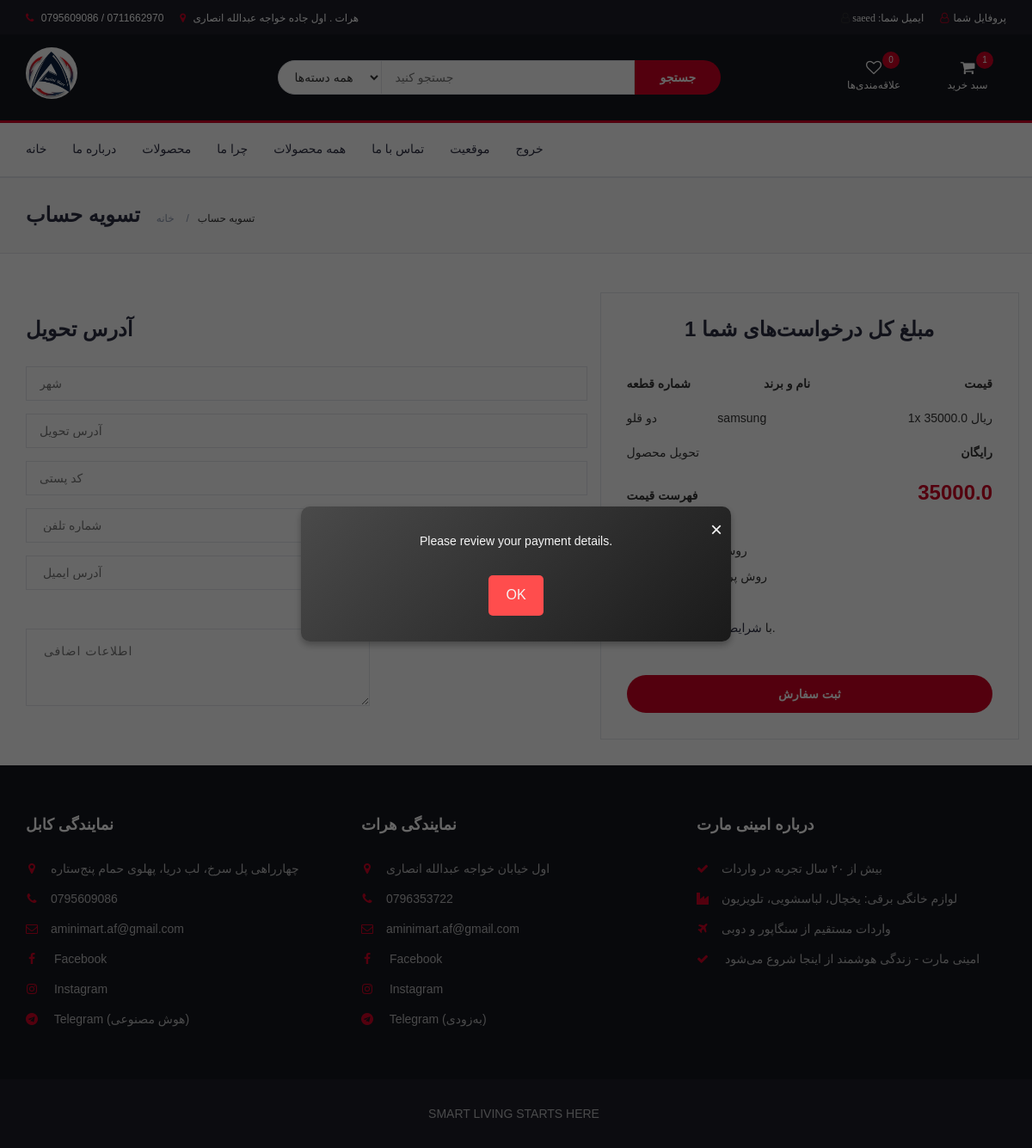
Page /checkout/ (signed in) on the committed database.
### aminicar/models.py (models this page shows, shortened)
class Account(AbstractBaseUser):
    email = models.EmailField(max_length=60, unique=True)
    username = models.CharField(max_length=30, unique=True)
    date_joined = models.DateTimeField(auto_now_add=True)
    last_login = models.DateTimeField(auto_now=True)
    is_admin = models.BooleanField(default=False)
    is_active = models.BooleanField(default=True)
    is_staff = models.BooleanField(default=False)
    is_superuser = models.BooleanField(default=False)
    profile_image = models.ImageField(max_length=255, upload_to=get_profile_image_filepath, null=True, blank=True, default=get_default_profile_image)
    hide_email = models.BooleanField(default=True)
    USERNAME_FIELD = 'email'
    REQUIRED_FIELDS = ['username']
    objects = MyAccountManager()
    def __str__(self):
        return self.username

### product/models.py (models this page shows, shortened)
class Cart(models.Model):
    user = models.ForeignKey(Account, on_delete=models.CASCADE)
    product = models.ForeignKey(Product, on_delete=models.CASCADE)
    quantity = models.IntegerField(default=0)
    created_at = models.DateTimeField(auto_now_add=True)

class Product(models.Model):
    title = models.CharField(max_length=150, unique=True)
    slug = models.SlugField(max_length=200, unique=True)
    name= models.CharField(max_length=200, null=True)
    description = models.TextField(blank=True, null=True)
    port = models.CharField(max_length=150, null=False, unique=True)
    size = models.CharField(max_length=100, null=True, blank=True, verbose_name="سایز / اندازه")
    price = models.FloatField(blank=True, null=True)
    quantity = models.IntegerField(null=False, blank=False)
    mark = models.CharField(max_length=150, null=False)
    category = models.ForeignKey(Category, on_delete=models.CASCADE)
    image = models.ImageField(upload_to=get_product_image_filepath, default=get_default_product_image, blank=True, null=True)
    image1 = models.ImageField(upload_to=get_product_image_filepath, default=get_default_product_image, blank=True, null=True)
    image2 = models.ImageField(upload_to=get_product_image_filepath, default=get_default_product_image, blank=True, null=True)
    image3 = models.ImageField(upload_to=get_product_image_filepath, default=get_default_product_image, blank=True, null=True)
    image4 = models.ImageField(upload_to=get_product_image_filepath, default=get_default_product_image, blank=True, null=True)

### product/views.py (the view)
# urls.py: path('checkout/', checkout, name='checkout'),
def checkout(request):
    if not request.user.is_authenticated:
        messages.error(request, 'Please sign in to your account first.')
        return redirect('login')  # یا صفحه‌ای که کاربر را به ورود هدایت کند
    context = {}
    cart_items = Cart.objects.filter(user=request.user)
    if not cart_items.exists():
        messages.warning(request, 'Your basket is empty. Please add a product to your basket.')
        return redirect('cart')  # یا هر صفحه‌ای که محصولات را نمایش می‌دهد
    context['cart_items'] = cart_items
    context['cart_total'] = cart_items.count()
    cart_total=0
    total_price = 0
    for item in cart_items:
        total_price += item.product.price * item.quantity  # جمع کل قیمت محصولات با تعداد
        cart_total +=item.quantity
    context['total_price'] = total_price
    context['cart_total'] = cart_total
    messages.info(request, 'Please review your payment details.')
    return render(request, 'aminicar/main/checkout.html', context)

### product/context_processors.py (called while the page is built)
def cart_context(request):
    cart_items = []
    cart_total = 0
    total_price = 0
    if request.user.is_authenticated:
        cart_items = Cart.objects.filter(user=request.user)
        cart_total = sum(item.quantity for item in cart_items)
        total_price = sum(item.product.price * item.quantity for item in cart_items)
    return {
        'cart_items': cart_items,
        'cart_total': cart_total,
        'total_price': total_price
    }

### templates/aminicar/main/checkout.html (shortened to what this page needs)
{% extends 'aminicar/main/base.html' %}
{% load static %}
{% block content %}
		<div id="breadcrumb" class="section">
			<div class="container">
				<div class="row">
					<div class="col-md-12">
						<h3 class="breadcrumb-header">تسویه حساب</h3>
						<ul class="breadcrumb-tree">
							<li><a href="#">خانه</a></li>
							<li class="active">تسویه حساب</li>
						</ul>
					</div>
				</div>
			</div>
		</div>
		<div class="section">
			<div class="container">
				<div class="row">
					<div class="col-md-7">
						<div class="billing-details">
							<div class="section-title">
								<h3 class="title">آدرس تحویل</h3>
							</div>
							<div class="form-group">
								<input class="input" type="text" name="city" placeholder="شهر">
							</div>
							<div class="form-group">
								<input class="input" type="text" name="address" placeholder="آدرس تحویل"">
							</div>
							<div class="form-group">
  <input class="input" type="text" name="post-code" placeholder="کد پستی">
							</div>
							<div class="form-group">
								<input class="input" type="tel" name="tel" placeholder=" شماره تلفن">
							</div>
							<div class="form-group">
								<input class="input" type="email" name="email" placeholder=" آدرس ایمیل">
							</div>
						</div>
						<div class="order-notes">
							<textarea class="input" placeholder=" اطلاعات اضافی "></textarea>
						</div>
					</div>
					<div class="col-md-5 order-details">
						<div class="section-title text-center">
						<h3 class="title">مبلغ کل درخواست‌های شما {{ cart_total }}</h3>
						</div>
						<div class="order-summary">
							<div class="order-col">
								<div><strong>شماره قطعه</strong></div>
<div><strong>نام و برند</strong></div>
<div><strong>قیمت</strong></div>
							</div>
							{% for item in cart_items %}
							<div class="order-products">
								<div class="order-col">
									<div>{{ item.product.title }}</div>
									<div>{{ item.product.mark }}</div>
									<div>{{ item.quantity }}x ریال {{ item.product.price }}</div>
								</div>
							</div>
							{%endfor%}
							<div class="order-col">
						<div>تحویل محصول</div>
<div><strong>رایگان</strong></div>
							</div>
							<div class="order-col">
								<div><strong>فهرست قیمت</strong></div>
								<div><strong class="order-total">{{total_price}}</strong></div>
							</div>
						</div>
						<div class="payment-method">
							<div class="input-radio">
								<label for="payment-1">
									<span></span>
									روش پرداخت: پی‌پال
								</label>
							</div>
							<div class="input-radio">
								<label for="payment-3">
									<span></span>
								روش پرداخت: کارت ویزا
								</label>
							</div>
						</div>
						<div class="input-checkbox">
							<label for="terms">
								<span></span>
								<p>با <a href="#">شرایط و قوانین</a> موافقم.</p>
							</label>
						</div>
						<a href="#" class="primary-btn order-submit">ثبت سفارش</a>
					</div>
				</div>
			</div>
		</div>
		{% endblock %}

### templates/aminicar/main/base.html (shortened to what this page needs)
{% load static %}
<!DOCTYPE html>
<html lang="fa" >
  <head>
    <link
    type="text/css"
    rel="stylesheet"
    href="{% static '' %}css/popup_contact.css"
    />
    <link
      type="text/css"
      rel="stylesheet"
      href="{% static '' %}css/bootstrap.min.css"
    />
    <link
      type="text/css"
      rel="stylesheet"
      href="{% static '' %}css/slick.css"
    />
    <link
      type="text/css"
      rel="stylesheet"
      href="{% static '' %}css/slick-theme.css"
    />
    <link
      type="text/css"
      rel="stylesheet"
      href="{% static '' %}css/nouislider.min.css"
    />
    <link rel="stylesheet" href="{% static '' %}css/font-awesome.min.css" />
    <link
      type="text/css"
      rel="stylesheet"
      href="{% static '' %}css/style.css"
    />
  </head>
  <body>
    <header>
      <div id="top-header">
        <div class="container">
          <ul class="header-links pull-left">
            <li>
              <a href="#"><i class="fa fa-phone"></i> 0795609086 / 0711662970</a>
            </li>
            <li>
              <a href="#location"
                ><i class="fa fa-map-marker"></i> هرات . اول جاده خواجه عبدالله انصاری </a
              >
            </li>
          </ul>
          <ul class="header-links pull-right">
            {% if messages %}
            <div id="popup" class="popup" style="display: flex;">
                <div class="popup-content">
                    <span class="close-btn" onclick="document.getElementById('popup').style.display='none'">&times;</span>
                    <p id="popup-message">
                        {% for msg in messages %}
                            {{ msg }}
                        {% endfor %}
                    </p>
                    <button id="okBtn" class="ok-btn" onclick="document.getElementById('popup').style.display='none'">OK</button>
                </div>
            </div>
            {% endif %}
            {% if user.is_authenticated %}
            <li class="fa fa-user-o"><a href=""> {{ request.user }} :ایمیل شما</a></li>
            <li>
              <a href="{% url 'aminicar:profile' user_id=request.user.id %}"><i class="fa fa-user-o"></i>پروفایل شما</a>
            </li>
            {% else %}
            <li ><a href="{% url 'aminicar:signup' %}"><i class="fa fa-user-o"></i>ثبت‌نام</a></li>
            <li>
              <a href="{% url 'aminicar:signin' %}"><i class="fa fa-user-o"></i>ورود</a>
            </li>
            {% endif %}
          </ul>
        </div>
      </div>
      <div id="header">
        <div class="container">
          <div class="row">
            <div class="col-md-3">
              <div class="header-logo">
                <a href="#" class="logo">
                  <img src="{% static '' %}./img/aminimartlogo.png" alt="Amini Mart" style="width: 60px; height: 60px; border-radius: 50%; object-fit: cover;" />
                </a>
              </div>
            </div>
            <div class="col-md-6">
              <div class="header-search">
                <form>
                  <select class="input-select">
                    <option value="0">همه دسته‌ها</option>
                  </select>
                  <input class="input" placeholder="جستجو کنید" />
                  <button class="search-btn">جستجو</button>
                </form>
              </div>
            </div>
            <div class="col-md-3 clearfix">
              <div class="header-ctn">
                <div>
                  <a href="#">
                    <i class="fa fa-heart-o"></i> <span>علاقه‌مندی‌ها</span>
                    <div class="qty">0</div>
                  </a>
                </div>
                <div class="dropdown">
                  <a class="dropdown-toggle" data-toggle="dropdown" aria-expanded="true">
                    <i class="fa fa-shopping-cart"></i> <span>سبد خرید</span>
                    <div class="qty">{{ cart_total }}</div>
                  </a>
                </div>
              </div>
            </div>
          </div>
        </div>
      </div>
    </header>
    <nav id="navigation">
      <div class="container">
        <div id="responsive-nav">
          <ul class="main-nav nav navbar-nav">
            <li><a href="{%url 'product:products'%}">خانه</a></li>
            <li><a href="#Company-name">درباره ما</a></li>
            <li><a href="#products">محصولات</a></li>
            <li><a href="#Choose">چرا ما</a></li>
            <li><a href="#all">همه محصولات</a></li>
            <li><a href="#contact">تماس با ما</a></li>
            <li><a href="#location">موقعیت</a></li>
            <li><a href="{%url 'aminicar:logout'%}">خروج</a></li>
          </ul>
        </div>
      </div>
    </nav>
    {% block content %}
    {% endblock %}
    <footer id="footer">
      <div class="section">
        <div class="container">
          <div class="row">
            <div class="col-md-4 col-xs-12">
              <div class="footer">
                <h3 class="footer-title"> نمایندگی کابل</h3>
                <ul class="footer-links">
                  <li><a href="#"><i class="fa fa-map-marker"></i>چهارراهی پل سرخ، لب دریا، پهلوی حمام پنج‌ستاره</a></li>
                  <li><a href="tel:795609086"><i class="fa fa-phone"></i>0795609086</a></li>
                  <li><a href="mailto:aminimart.af@gmail.com"><i class="fa fa-envelope-o"></i>aminimart.af@gmail.com</a></li>
                  <li><a href="https://www.facebook.com/share/12LwVQSC2qD/"><i class="fa fa-facebook"></i> Facebook</a></li>
                  <li><a href="https://www.instagram.com/aminimart_af?igsh=YThtbHd4NzlhcXJu"><i class="fa fa-instagram"></i> Instagram</a></li>
                  <li><a href="#"><i class="fa fa-telegram"></i> Telegram (هوش مصنوعی)</a></li>
                </ul>
              </div>
            </div>
            <div class="col-md-4 col-xs-12">
              <div class="footer">
                <h3 class="footer-title"> نمایندگی هرات</h3>
                <ul class="footer-links">
                  <li><a href="#"><i class="fa fa-map-marker"></i>اول خیابان خواجه عبدالله انصاری</a></li>
                  <li><a href="tel:0796353722"><i class="fa fa-phone"></i>0796353722</a></li>
                  <li><a href="mailto:aminimart.af.herat@gmail.com"><i class="fa fa-envelope-o"></i>aminimart.af@gmail.com</a></li>
                  <li><a href="https://www.facebook.com"><i class="fa fa-facebook"></i> Facebook</a></li>
                  <li><a href="https://www.instagram.com/aminimart_af"><i class="fa fa-instagram"></i> Instagram</a></li>
                  <li><a href="#"><i class="fa fa-telegram"></i> Telegram (به‌زودی)</a></li>
                </ul>
              </div>
            </div>
            <div class="col-md-4 col-xs-12">
              <div class="footer">
                <h3 class="footer-title">درباره امینی مارت</h3>
                <ul class="footer-links">
                  <li><a href="#"><i class="fa fa-check"></i>بیش از ۲۰ سال تجربه در واردات</a></li>
                  <li><a href="#"><i class="fa fa-industry"></i>لوازم خانگی برقی: یخچال، لباسشویی، تلویزیون</a></li>
                  <li><a href="#"><i class="fa fa-plane"></i>واردات مستقیم از سنگاپور و دوبی</a></li>
                  <li><a href="#"><i class="fa fa-check"></i>        امینی مارت - زندگی هوشمند از اینجا شروع می‌شود</a></li>
                  </ul>
              </div>
            </div>
          </div>
        </div>
      </div>
      <div id="bottom-footer" class="section">
        <div class="container">
          <div class="row">
            <div class="col-md-12 text-center">
              <ul class="footer-payments">
                <li><span>SMART LIVING STARTS HERE</span></li>
              </ul>
            </div>
          </div>
        </div>
      </div>
    </footer>
  </body>
</html>

### static/css/popup_contact.css (style rules this page uses)
body { font-family: Arial, sans-serif; margin: 0; padding: 0; background-color: #f0f0f0; }
.popup { display: none; position: fixed; top: 0; left: 0; width: 100%; height: 100%; background-color: rgba(0, 0, 0, 0.6); justify-content: center; align-items: center; z-index: 9999; }
.popup-content { background: linear-gradient(135deg, #4a4a4a, #1a1a1a); padding: 30px; border-radius: 10px; width: 90%; max-width: 500px; text-align: center; color: #f5f5f5; position: relative; box-shadow: 0 4px 8px rgba(0, 0, 0, 0.3); z-index: 10000; }
.close-btn { position: absolute; top: 10px; right: 10px; font-size: 24px; color: #f5f5f5; cursor: pointer; transition: color 0.3s ease; }
.ok-btn { background-color: #ff4d4d; color: #f5f5f5; padding: 12px 20px; border: none; border-radius: 5px; cursor: pointer; font-size: 16px; margin-top: 20px; transition: background-color 0.3s ease; }
.form-control, textarea { max-width: 400px; color: #fff; letter-spacing: 1px; }

### rows in the picture
Account: user "saeed"
Cart: product "دو قلو", product.mark "samsung", quantity "1", product.price "35000.0"

### other values in the picture
{{ msg }} "Please review your payment details."
{{ cart_total }} "1"
{{ total_price }} "35000.0"
